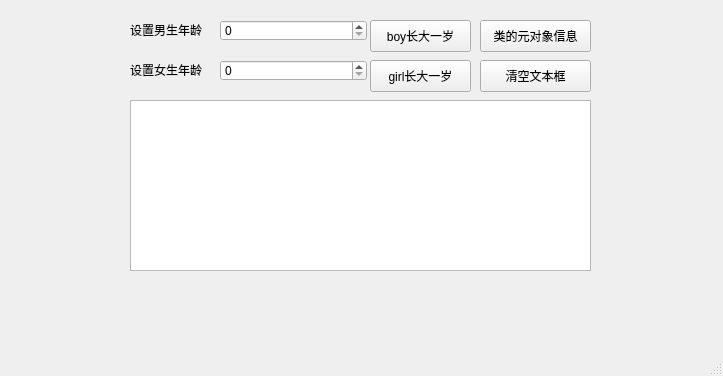
<?xml version="1.0" encoding="UTF-8"?>
<ui version="4.0">
 <class>MainWindow</class>
 <widget class="QMainWindow" name="MainWindow">
  <property name="geometry">
   <rect>
    <x>0</x>
    <y>0</y>
    <width>723</width>
    <height>376</height>
   </rect>
  </property>
  <property name="windowTitle">
   <string>MainWindow</string>
  </property>
  <widget class="QWidget" name="centralwidget">
   <widget class="QLabel" name="label">
    <property name="geometry">
     <rect>
      <x>130</x>
      <y>10</y>
      <width>103</width>
      <height>39</height>
     </rect>
    </property>
    <property name="text">
     <string>设置男生年龄</string>
    </property>
   </widget>
   <widget class="QSpinBox" name="spinBoxBoy">
    <property name="geometry">
     <rect>
      <x>220</x>
      <y>20</y>
      <width>147</width>
      <height>21</height>
     </rect>
    </property>
   </widget>
   <widget class="QPushButton" name="pushButtonBoyInc">
    <property name="geometry">
     <rect>
      <x>370</x>
      <y>20</y>
      <width>101</width>
      <height>32</height>
     </rect>
    </property>
    <property name="text">
     <string>boy长大一岁</string>
    </property>
   </widget>
   <widget class="QPushButton" name="pushButtonClassInfo">
    <property name="geometry">
     <rect>
      <x>480</x>
      <y>20</y>
      <width>111</width>
      <height>32</height>
     </rect>
    </property>
    <property name="text">
     <string>类的元对象信息</string>
    </property>
   </widget>
   <widget class="QLabel" name="label_2">
    <property name="geometry">
     <rect>
      <x>130</x>
      <y>50</y>
      <width>108</width>
      <height>39</height>
     </rect>
    </property>
    <property name="text">
     <string>设置女生年龄</string>
    </property>
   </widget>
   <widget class="QSpinBox" name="spinBoxGirl">
    <property name="geometry">
     <rect>
      <x>220</x>
      <y>60</y>
      <width>147</width>
      <height>21</height>
     </rect>
    </property>
   </widget>
   <widget class="QPushButton" name="pushButtonGirlInc">
    <property name="geometry">
     <rect>
      <x>370</x>
      <y>60</y>
      <width>101</width>
      <height>32</height>
     </rect>
    </property>
    <property name="text">
     <string>girl长大一岁</string>
    </property>
   </widget>
   <widget class="QPushButton" name="pushButtonClear">
    <property name="geometry">
     <rect>
      <x>480</x>
      <y>60</y>
      <width>111</width>
      <height>32</height>
     </rect>
    </property>
    <property name="text">
     <string>清空文本框</string>
    </property>
   </widget>
   <widget class="QPlainTextEdit" name="plainTextEdit">
    <property name="geometry">
     <rect>
      <x>130</x>
      <y>100</y>
      <width>461</width>
      <height>171</height>
     </rect>
    </property>
   </widget>
  </widget>
  <widget class="QMenuBar" name="menubar">
   <property name="geometry">
    <rect>
     <x>0</x>
     <y>0</y>
     <width>723</width>
     <height>24</height>
    </rect>
   </property>
  </widget>
  <widget class="QStatusBar" name="statusbar"/>
 </widget>
 <resources/>
 <connections/>
</ui>
